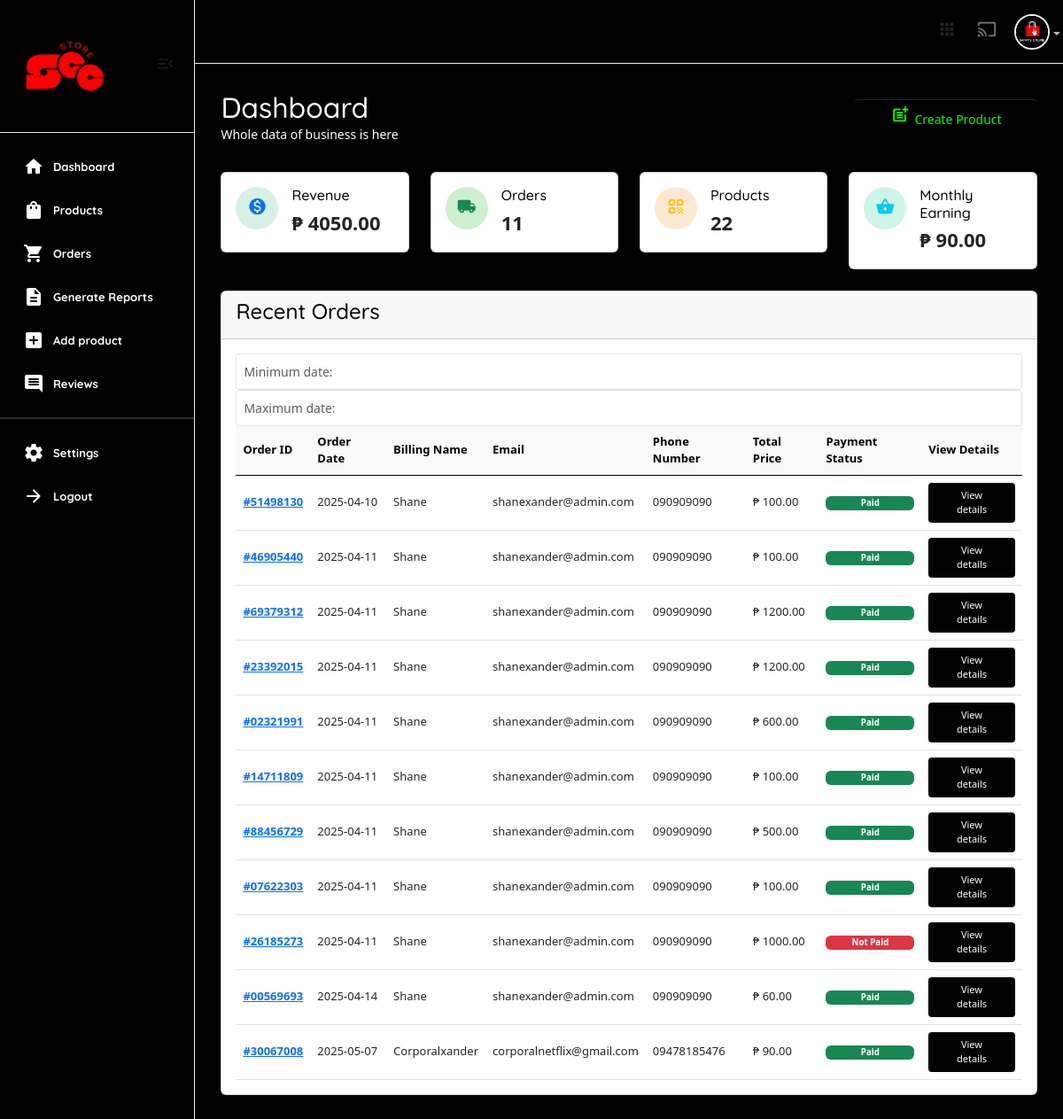
/useradmin/ (signed in), run on an earlier commit of the app's database.
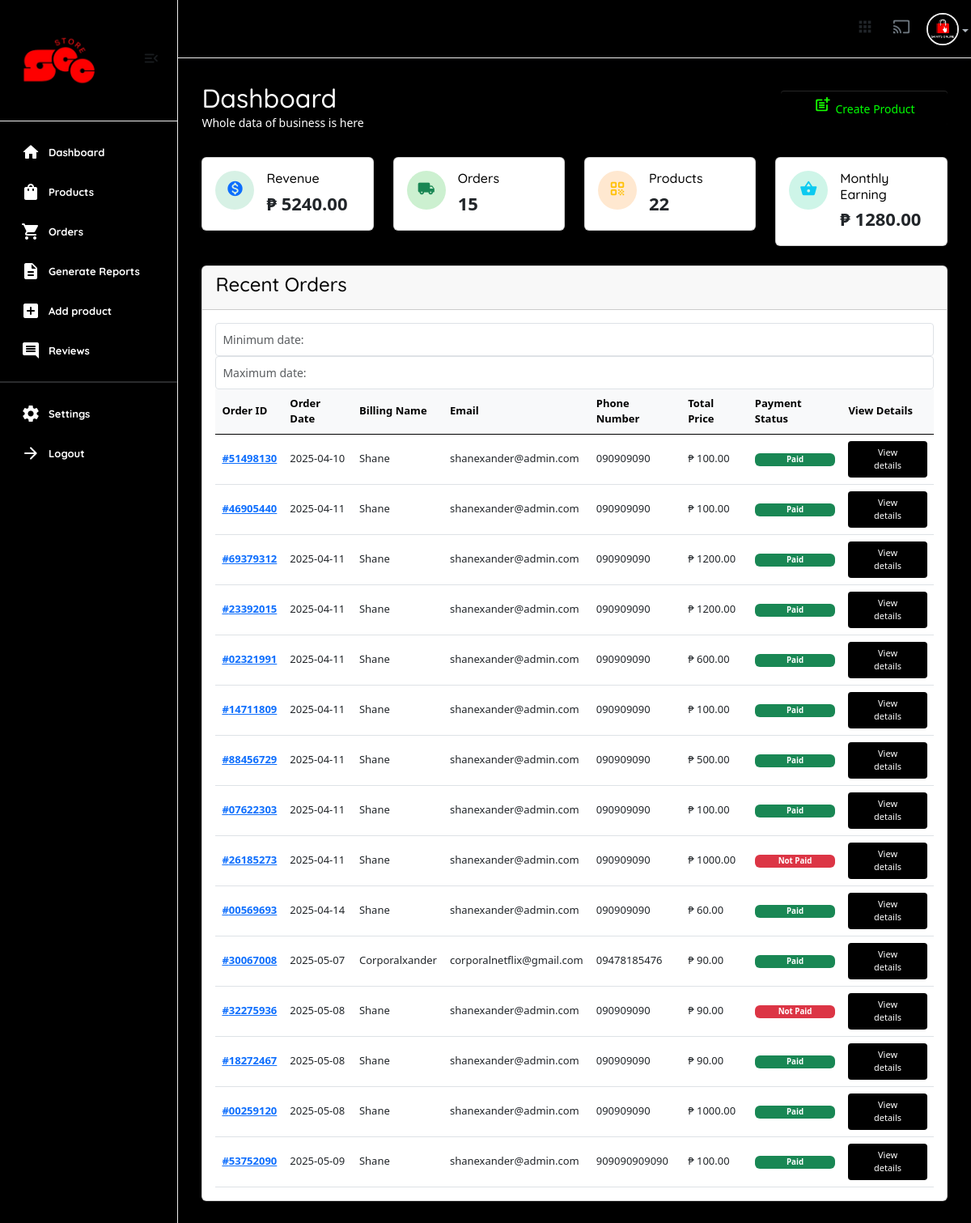
And on a later commit of the database.
### userauths/models.py (models this page shows, shortened)
class User(AbstractUser):
    email = models.EmailField(unique=True)
    username = models.CharField(max_length=100)
    bio = models.CharField(max_length=100)
    password = models.CharField(max_length=255)
    avatar = models.ImageField(upload_to='image/')
    USERNAME_FIELD = "email"
    REQUIRED_FIELDS = ['username']

class Profile(models.Model):
    user = models.OneToOneField(User, on_delete=models.CASCADE)
    image = models.ImageField(upload_to="image")
    full_name = models.CharField(max_length=200, null=True, blank=True)
    bio = models.CharField(max_length=200, null=True, blank=True)
    phone = models.CharField(max_length=200) # +234 (456) - 789
    address = models.CharField(max_length=200, null=True, blank=True)
    country = models.CharField(max_length=200, null=True, blank=True)
    relative_students = models.ManyToManyField(User, blank=True, related_name='parents', symmetrical=False)
    verified = models.BooleanField(default=False)

### core/models.py (models this page shows)
class CartOrder(models.Model):
    user = models.ForeignKey(User, on_delete=models.CASCADE,)
    full_name = models.CharField(max_length=100, null=True, blank=True)
    email = models.CharField(max_length=100, null=True, blank=True)
    phone = models.CharField(max_length=100, null=True, blank=True)
    address = models.CharField(max_length=100, null=True, blank=True)
    city = models.CharField(max_length=100, null=True, blank=True)
    state = models.CharField(max_length=100, null=True, blank=True)
    country = models.CharField(max_length=100, null=True, blank=True)
    price = models.DecimalField(max_digits=12, decimal_places=2, default="1.99")
    vat = models. DecimalField(max_digits=12, decimal_places=2, default="0.00")
    saved = models.DecimalField(max_digits=12, decimal_places=2, default="0.00")
    coupons = models.ManyToManyField("core.Coupon", blank=True)
    paid_status = models.BooleanField(default=False)
    order_date = models.DateTimeField(auto_now_add=False, null=True, default=timezone.now)
    product_status = models.CharField(choices=STATUS_CHOICES, max_length=30, default="processing")
    sku = ShortUUIDField(null=True, blank=True, length=5, prefix="SKU", max_length=20, alphabet="abcd1234")
    oid = ShortUUIDField(null=True, blank=True, length=8, max_length=20, alphabet="1234567890")
    date = models.DateTimeField(default=timezone.now, null=True, blank=True)
    stripe_payment_intent = models.CharField(max_length=1000, null=True, blank=True)
    class Meta:
        verbose_name_plural = "Cart Order"

### useradmin/views.py (the view)
# urls.py: path("", views.dashboard, name="dashboard"),
@user_passes_test(is_admin)
def dashboard(request):
    user = User.objects.get(id=request.user.id)
    revenue = 0  # Placeholder for total revenue. Replace with actual query when ready.
    revenue = CartOrder.objects.filter(paid_status=True).aggregate(price=Sum("price"))
    this_month = dt.datetime.now().month
    monthly_revenue = CartOrder.objects.filter(paid_status=True, order_date__month=this_month).aggregate(price=Sum("price"))
    total_orders_count = CartOrder.objects.all()
    all_products = Product.objects.all()
    all_categories = Category.objects.all()
    new_customers = User.objects.all().order_by("-id")[:6]
    latest_orders = CartOrder.objects.all()
    context = {
        "user": user,
        "monthly_revenue": monthly_revenue,
        "revenue": revenue,
        "all_products": all_products,
        "all_categories": all_categories,
        "new_customers": new_customers,
        "latest_orders": latest_orders,
        "total_orders_count": total_orders_count,
    }
    return render(request, "useradmin/dashboard.html", context)

### core/context_processor.py (called while the page is built)
def default(request):
    categories = Category.objects.all()
    vendors = Vendor.objects.all()
    min_max_price = Product.objects.aggregate(Min("price"), Max("price"))
    try:
        address = Address.objects.get(user=request.user)
    except:
        address = None
    return {
        'categories': categories,
        'address':address,
        'vendors': vendors,
        'min_max_price':min_max_price
    }

### useradmin/views.py (called while the page is built)
def is_admin(user):
    return user.groups.filter(name='Staff').exists()

### templates/useradmin/dashboard.html (shortened to what this page needs)
{% extends 'useradmin/base.html' %}
{% load static %}
{% load humanize %}
{% block content %}
<section class="content-main">
    <div class="content-header">
        <div>
            <h2 class="content-title card-title text-white" style="color:rgb(255, 255, 255);">Dashboard</h2>
            <p>Whole data of business is here</p>
        </div>
        <div>
            <a href="/useradmin/add-products/" class="btn btn-primary"><i class="text-muted material-icons md-post_add"></i>Create Product</a>
        </div>
    </div>
    <div class="row">
        <div class="col-lg-3">
            <div class="card card-body mb-4">
                <article class="icontext">
                    <span class="icon icon-sm rounded-circle bg-primary-light"><i class="text-primary material-icons md-monetization_on"></i></span>
                    <div class="text">
                        <h6 class="mb-1 card-title">Revenue</h6>
                            <span>₱ {{ revenue.price|floatformat:2 }}</span>
                    </div>
                </article>
            </div>
        </div>
        <div class="col-lg-3">
            <div class="card card-body mb-4">
                <article class="icontext">
                    <span class="icon icon-sm rounded-circle bg-success-light"><i class="text-success material-icons md-local_shipping"></i></span>
                    <div class="text">
                        <h6 class="mb-1 card-title">Orders</h6>
                        <span>{{total_orders_count.count}}</span>
                    </div>
                </article>
            </div>
        </div>
        <div class="col-lg-3">
            <div class="card card-body mb-4">
                <article class="icontext">
                    <span class="icon icon-sm rounded-circle bg-warning-light"><i class="text-warning material-icons md-qr_code"></i></span>
                    <div class="text">
                        <h6 class="mb-1 card-title">Products</h6>
                        <span>{{all_products.count}}</span>
                    </div>
                </article>
            </div>
        </div>
        <div class="col-lg-3">
            <div class="card card-body mb-4">
                <article class="icontext">
                    <span class="icon icon-sm rounded-circle bg-info-light"><i class="text-info material-icons md-shopping_basket"></i></span>
                    <div class="text">
                        <h6 class="mb-1 card-title">Monthly Earning</h6>
                        <span>₱ {{ monthly_revenue.price|floatformat:2 }}</span>
                    </div>
                </article>
            </div>
        </div>
    </div>
    <div class="card mb-4">
        <header class="card-header">
            <h4 class="card-title">Recent Orders</h4>
        </header>
        <div class="card-body">
            <div class="table-responsive">
                <tr class="mx-2 p-2">
                    <td ><input class="form-control form-control-sm" type="text" id="min" name="min" placeholder="Minimum date:"></td>
                </tr>
                <tr class="mx-2 p-2">
                    <td ><input class="form-control form-control-sm" type="text" id="max" name="max" placeholder="Maximum date:"></td>
                </tr>
                <div class="table-responsive">
                    <table id="recentOrders" class="table align-middle table-nowrap mb-0">
                        <thead class="table-light">
                            <tr>
                                <th class="align-middle" scope="col">Order ID</th>
                                <th class="align-middle" scope="col">Order Date</th>
                                <th class="align-middle" scope="col">Billing Name</th>
                                <th class="align-middle" scope="col">Email</th>
                                <th class="align-middle" scope="col">Phone Number</th>
                                <th class="align-middle" scope="col">Total Price</th>
                                <th class="align-middle" scope="col">Payment Status</th>
                                <th class="align-middle" scope="col">View Details</th>
                            </tr>
                        </thead>
                        <tbody>
                            {% for l in latest_orders %}
                            <tr>
                                <td><a href="#" class="fw-bold">#{{l.oid}}</a></td>
                                <td>{{l.order_date|date:"Y-m-d"}}</td>
                                <td>{{l.full_name}}</td>
                                <td>{{l.email}}</td>
                                <td>{{l.phone}}</td>
                                <td>₱ {{l.price}}</td>
                                <td>
                                    {% if l.paid_status == True %}
                                    <span class="badge bg-success w-100 h-100">Paid</span>
                                    {% else %}
                                    <span class="badge bg-danger w-100 h-100">Not Paid</span>
                                    {% endif %}
                                </td>
                                <td>
                                    <a href="{% url 'useradmin:order_detail' l.id %}" class="btn btn-xs"> View details</a>
                                </td>
                            </tr>
                            {% endfor %}
                        </tbody>
                    </table>
                </div>
            </div>
        </div>
    </div>
</section>
{% endblock content %}

### templates/useradmin/base.html (shortened to what this page needs)
{% load static %}
<!DOCTYPE html>
<html lang="en">
    <head>
        <link href="{% static 'assets2/css/main.css' %}" rel="stylesheet" type="text/css" />
        <link rel="stylesheet" href="https://cdnjs.cloudflare.com/ajax/libs/font-awesome/6.0.0/css/all.min.css" />
        <link href="https://cdn.jsdelivr.net/npm/select2@4.0.13/dist/css/select2.min.css" rel="stylesheet" />
        <link href="https://cdn.datatables.net/v/bs5/moment-2.29.4/jszip-3.10.1/dt-2.2.2/af-2.7.0/b-3.2.2/b-html5-3.2.2/b-print-3.2.2/cr-2.0.4/date-1.5.5/fc-5.0.4/fh-4.0.1/kt-2.12.1/r-3.0.4/rg-1.5.1/rr-1.5.0/sc-2.4.3/sb-1.8.2/sp-2.3.3/sl-3.0.0/datatables.min.css" rel="stylesheet">
        <link href="https://cdn.jsdelivr.net/npm/bootstrap@5.0.2/dist/css/bootstrap.min.css" rel="stylesheet">
        <link rel="stylesheet" href="{% static 'css/dataTables.bootstrap4.min.css' %}">
        <link rel="stylesheet" href="https://cdn.datatables.net/buttons/2.4.2/css/buttons.bootstrap4.min.css">
        <link href="https://cdn.jsdelivr.net/npm/bootstrap@5.3.0/dist/css/bootstrap.min.css" rel="stylesheet">
        <link href="https://cdn.jsdelivr.net/npm/bootstrap-icons@1.10.5/font/bootstrap-icons.css" rel="stylesheet">
    </head>
    <body>
        <aside class="navbar-aside" id="offcanvas_aside">
            <div class="aside-top">
                <a href="{% url 'useradmin:dashboard' %}" class="brand-wrap">
                    <img src="{% static 'assets/imgs/theme/owshit.png' %}" class="logo" alt="E-commerce Dashboard" />
                </a>
                <div>
                    <button class="btn btn-icon btn-aside-minimize"><i class="text-muted material-icons md-menu_open"> </i></button>
                </div>
            </div>
            <nav>
                <ul class="menu-aside">
                    <li class="menu-item active">
                        <a class="menu-link" href="{% url 'useradmin:dashboard' %}">
                            <i class="icon material-icons md-home"></i>
                            <span class="text">Dashboard</span>
                        </a>
                    </li>
                    <li class="menu-item">
                        <a class="menu-link" href="{% url 'useradmin:dashboard-products' %}">
                            <i class="icon material-icons md-shopping_bag"></i>
                            <span class="text">Products</span>
                        </a>
                    </li>
                    <li class="menu-item">
                        <a class="menu-link" href="{% url 'useradmin:orders' %}">
                            <i class="icon material-icons md-shopping_cart"></i>
                            <span class="text">Orders</span>
                        </a>
                    </li>
                    <li class="menu-item ">
                        <a class="menu-link" href="{% url 'useradmin:generate-reports' %}">
                            <i class="icon material-icons md-description"></i>
                            <span class="text">Generate Reports</span>
                        </a>
                    </li>
                    <li class="menu-item ">
                        <a class="menu-link" href="{% url 'useradmin:dashboard-add-products' %}">
                            <i class="icon material-icons md-add_box"></i>
                            <span class="text">Add product</span>
                        </a>
                    </li>
                    <li class="menu-item">
                        <a class="menu-link" href="{% url 'useradmin:reviews'%}">
                            <i class="icon material-icons md-comment"></i>
                            <span class="text">Reviews</span>
                        </a>
                    </li>
                </ul>
                <hr />
                <ul class="menu-aside">
                    <li class="menu-item">
                        <a class="menu-link" href="{% url 'useradmin:settings' %}">
                            <i class="icon material-icons md-settings"></i>
                            <span class="text">Settings</span>
                        </a>
                    </li>
                    <li class="menu-item">
                        <a class="menu-link" href="{% url 'userauths:sign-out' %}">
                            <i class="icon material-icons md-arrow_forward"></i>
                            <span class="text">Logout</span>
                        </a>
                    </li>
                </ul>
                <br />
                <br />
            </nav>
        </aside>
        <main class="main-wrap">
             <header class="main-header navbar">
                <div class="col-nav">
                    <button class="btn btn-icon btn-mobile me-auto" data-trigger="#offcanvas_aside"><i class="material-icons md-apps"></i></button>
                    <ul class="nav">
                        <li class="nav-item">
                            <a href="#" class="requestfullscreen nav-link btn-icon"><i class="material-icons md-cast"></i></a>
                        </li>
                        <li class="dropdown nav-item">
                            <a class="dropdown-toggle" data-bs-toggle="dropdown" href="#" id="dropdownAccount" aria-expanded="false">
                                {% if request.user.profile.image %}
                                <img class="img-xs rounded-circle" src="{{request.user.profile.image.url}}" alt="User" />
                                {% else %}
                                <img class="img-xs rounded-circle" src="https://www.shutterstock.com/image-vector/vector-flat-illustration-grayscale-avatar-600nw-2281862025.jpg" alt="User" />
                                {% endif %}
                            </a>
                        </li>
                    </ul>
                </div>
            </header>
            {% block content %}
            {% endblock content %}
        </main>
    </body>
</html>

What changed in the data, as far as the page shows it:
added CartOrder: oid "32275936", order_date "2025-05-08", full_name "Shane", email "shanexander@admin.com", phone "090909090", price "90.00", paid_status "Not Paid"
added CartOrder: oid "18272467", order_date "2025-05-08", full_name "Shane", email "shanexander@admin.com", phone "090909090", price "90.00", paid_status "Paid"
added CartOrder: oid "00259120", order_date "2025-05-08", full_name "Shane", email "shanexander@admin.com", phone "090909090", price "1000.00", paid_status "Paid"
added CartOrder: oid "53752090", order_date "2025-05-09", full_name "Shane", email "shanexander@admin.com", phone "909090909090", price "100.00", paid_status "Paid"
Also different on the page:
{{ revenue.price|floatformat:2 }}: "4050.00" → "5240.00"
{{ total_orders_count.count }}: "11" → "15"
{{ monthly_revenue.price|floatformat:2 }}: "90.00" → "1280.00"
